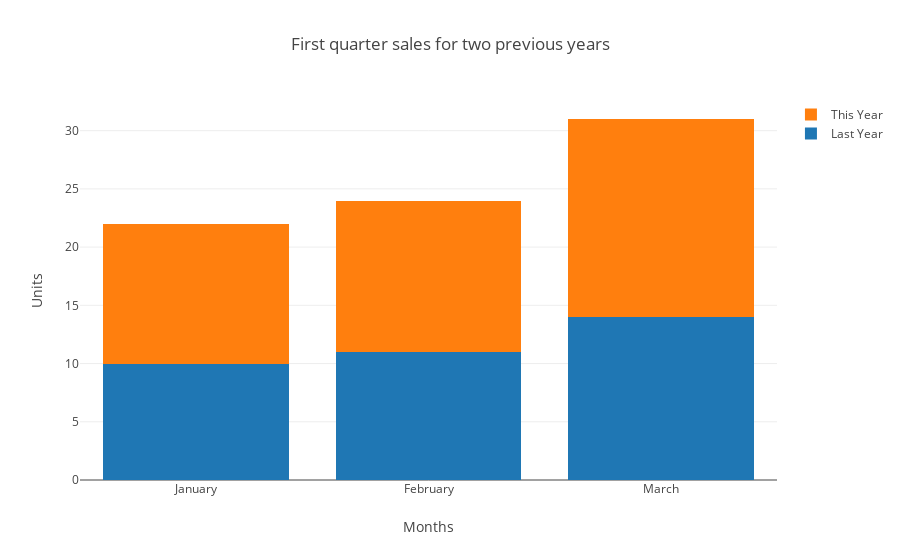

Notebook cell for this chart:
### Markdown cell above
# Stacked Bar Chart

### Code cell
trace0 = go.Bar(
    x = ['January','February','March'],
    y = [10, 11, 14],
    name = "Last Year"
)

trace1 = go.Bar(
    x = ['January','February','March'],
    y = [12, 13, 17],
    name = "This Year"
)

data = [trace0, trace1]

layout = {
    "title":"First quarter sales for two previous years",
    "xaxis": {"title":"Months"},
    "yaxis": {"title":"Units"},
    "barmode":"stack"
}

py.iplot({"data":data, "layout":layout})

### Figure 1 — Plotly figure (JSON) as saved in the notebook; plotly's stock layout.template omitted (floating-point values rounded to 4 significant figures)
{"data": [{"name": "Last Year", "type": "bar", "uid": "48fa7dd1-7df2-41e7-90b7-d91b3fbfc335", "x": ["January", "February", "March"], "y": [10, 11, 14]}, {"name": "This Year", "type": "bar", "uid": "d5bb9038-dfff-494e-8416-079013a54c70", "x": ["January", "February", "March"], "y": [12, 13, 17]}], "layout": {"autosize": true, "barmode": "stack", "title": {"text": "First quarter sales for two previous years"}, "xaxis": {"autorange": true, "range": [-0.5, 2.5], "title": {"text": "Months"}, "type": "category"}, "yaxis": {"autorange": true, "range": [0, 32.63], "title": {"text": "Units"}, "type": "linear"}}}
